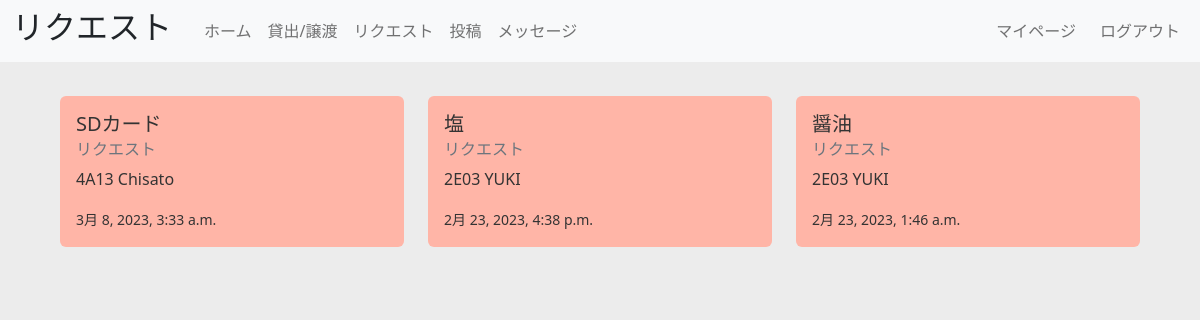
/request (signed in), run on the app's committed database.
### app1/models.py (models this page shows)
class Item(models.Model):
    item_name = models.CharField(max_length=50)
    category = models.IntegerField(default=0) # 0:貸出, 1:譲渡, 2:リクエスト
    description = models.TextField(max_length=200, null=True)
    image = models.ImageField(null = True)
    posted_at = models.DateTimeField(default=timezone.now)
    user = models.ForeignKey(
        Profile,
        on_delete=models.CASCADE,
    )

### accounts/models.py (models this page shows)
class Profile(models.Model):
    user_name = models.CharField(max_length=50)
    room_number = models.CharField(max_length = 4)
    profile_image = models.ImageField(null = True, default='icons/neko.jpg')
    user = models.ForeignKey(
        User,
        on_delete=models.CASCADE,
    )

### app1/views.py (the view)
# urls.py: path('request', views.req, name='request'),
@login_required
def req(request):
    user = Profile.objects.get(user = request.user)
    item = Item.objects.filter(category = 2).order_by("-posted_at")
    try:
        user = Profile.objects.get(user = request.user)
        context = {'items': item, 'user': user}
    except:
        context = {'items' : item, 'user': user}
    return render(request, 'app1/request.html', context)

### app1/templates/app1/request.html (shortened to what this page needs)
{% extends 'app1/base.html' %}
{% load static %}
{% block header %}リクエスト{% endblock header %}
{% block content %}
<div class="container mt-5">
    <div class="row">
        {% for item in items %}
        <div class="col-md-4 mb-3">
            <a class="card border-0" href="{% url 'detail' item.id %}" id="request">
                <div class="card-body">
                    <h5 class="card-title">{{ item.item_name }}</h5>
                    <h6 class="card-subtitle mb-2 text-muted">リクエスト</h6>
                    <p class="card-text">{{ item.user.room_number }} {{ item.user.user_name }}</p>
                    <div class="date"><small>{{ item.posted_at }}</small></div>
                </div>
            </a>
        </div>
        {% empty %}
        <h3>投稿はありません</h3>
        {% endfor %}
    </div>
</div>
{% endblock content %}

### app1/static/css/ai_share.css (style rules this page uses)
a { color: #333333; }
a#request { background-color: #FFB5A7; text-decoration: none; }

### data on the page
Item: item_name "SDカード", user.room_number "4A13", user.user_name "Chisato", posted_at "3月 8, 2023, 3:33 a.m."
Item: item_name "塩", user.room_number "2E03", user.user_name "YUKI", posted_at "2月 23, 2023, 4:38 p.m."
Item: item_name "醤油", user.room_number "2E03", user.user_name "YUKI", posted_at "2月 23, 2023, 1:46 a.m."
